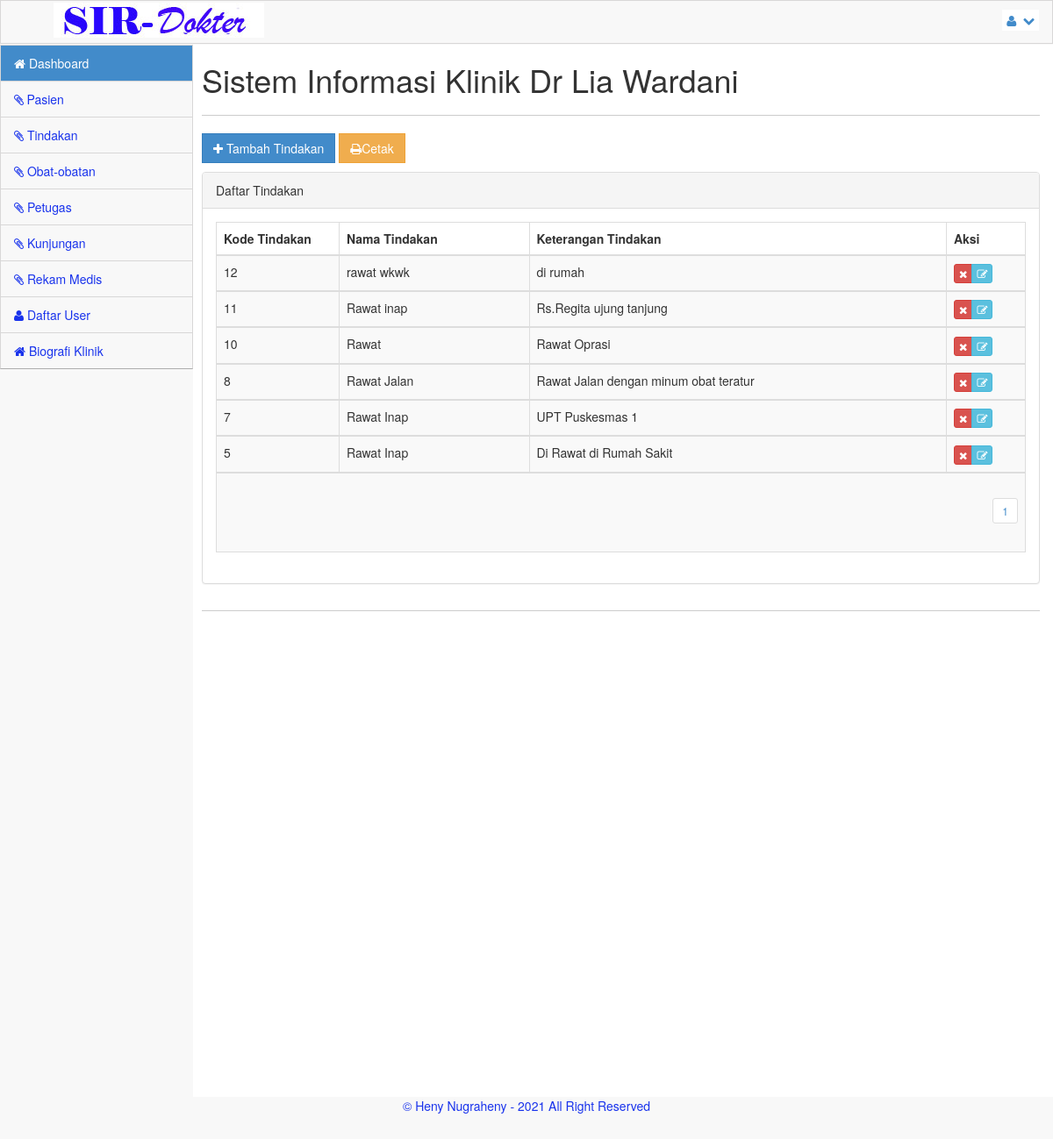
The app's page /admin?menu=tindakan (signed in) with its own data.
### tables this page shows
CREATE TABLE `tindakan` (
  `kd_tindakan` int(11) NOT NULL,
  `nm_tindakan` varchar(300) NOT NULL,
  `ket` text NOT NULL
);

### admin/tindakan.php (the view, shortened to what this page needs)
<?php
include_once("../library/koneksi.php");
$row = 20;
$hal = isset($_GET['hal']) ? $_GET['hal'] : 0;
$pageSql = "SELECT * FROM tindakan";
$pageQry = mysqli_query($koneksi, $pageSql) or die ("error paging: ".mysql_error());
$jml	 = mysqli_num_rows($pageQry);
$max	 = ceil($jml/$row);
?>
<a href="#myModal" class="btn btn-primary btn-rect" data-toggle="modal"><i class='icon icon-white icon-plus'></i> Tambah Tindakan</a>
<a href="tindakan_cetak.php" class="btn btn-warning btn-rect"><i class='icon icon-white icon-print'></i>Cetak</a><p>
<div class="panel panel-default">
	<div class="panel-heading">
		Daftar Tindakan
	</div>
	<div class="panel-body">
		<div class="table-responsive">
			<table class="table table-striped table-bordered table-hover">
				<thead>
					<tr>
						<th width="140">Kode Tindakan</th>
						<th>Nama Tindakan</th>
						<th>Keterangan Tindakan</th>
						<th width="90">Aksi</th>
					</tr>
				</thead>
			<?php
				$tndSql = "SELECT * FROM tindakan ORDER BY kd_tindakan DESC LIMIT $hal, $row";
				$tndQry = mysqli_query($koneksi, $tndSql)  or die ("Query tindakan salah : ".mysql_error());
				while ($tindakan = mysqli_fetch_array($tndQry)) {
			?>
				<tbody>
					<tr>
						<td><?php echo $tindakan['kd_tindakan'];?></td>
						<td><?php echo $tindakan['nm_tindakan'];?></td>
						<td><?php echo $tindakan['ket'];?></td>
						<td>
						  <div class='btn-group'>
						  <a href="?menu=tindakan_del&aksi=hapus&nmr=<?php echo $tindakan['kd_tindakan']; ?>" class="btn btn-xs btn-danger tipsy-kiri-atas" title="Hapus Data Ini" onclick="return confirm('ANDA YAKIN AKAN MENGHAPUS DATA PENTING INI ... ?')"><i class="icon-remove icon-white"></i></a>
						  <a href="?menu=tindakan_edit&aksi=edit&nmr=<?php echo $tindakan['kd_tindakan']; ?>" class="btn btn-xs btn-info tipsy-kiri-atas" title='Edit Data ini'> <i class="icon-edit icon-white"></i> </a>
						  </div>
						</td>
					</tr>
				</tbody>
			<?php } ?>
					<tr>
						<td colspan="6" align="right">
						<?php
						for($h = 1; $h <= $max; $h++){
							$list[$h] = $row*$h-$row;
							echo "<ul class='pagination pagination-sm'><li><a href='?menu=tindakan&hal=$list[$h]'>$h</a></li></ul>";
						}
						?></td>
					</tr>
			</table>
		</div>
	</div>
</div>

### admin/index.php (shortened to what this page needs)
<?php
if($_SESSION["user"]!="" && $_SESSION["pass"]!=""){
?>
<!DOCTYPE html>
 <html lang="en">
<head>
    <link rel="stylesheet" href="../css/bootstrap.css" />
    <link rel="stylesheet" href="../css/main.css" />
    <link rel="stylesheet" href="../css/theme.css" />
    <link rel="stylesheet" href="../css/MoneAdmin.css" />
    <link rel="stylesheet" href="../css/font-awesome.css" />
	<link rel="stylesheet" href="../css/datepicker.css" />
    <link rel="stylesheet" href="../css/loding.css" />
</head>
<body class="padTop53">
	<div id="wrap">
		 <?php include_once("menu_atas.php");?>
		 <?php include_once("menu_admin.php");?>
		 <?php include_once("footer.php");?>
	</div>
</body>
<?php
}else{
	header("Location:../index.php");
}
?>

### admin/menu_atas.php (shortened to what this page needs)
<div id="top">
			<nav class="navbar navbar-inverse navbar-fixed-top " style="padding-top: 10px;">
                <header class="navbar-header">
                    <a href="?menu=dasbort" class="navbar-brand">
                    <img src="../img/tulisan.jpg" alt="" style='margin-top:-8px;'/></a>
                </header>
                <ul class="nav navbar-top-links navbar-right">
                    <li class="dropdown">
                        <a class="dropdown-toggle" data-toggle="dropdown" href="#">
                            <i class="icon-user "></i>&nbsp; <i class="icon-chevron-down "></i>
                        </a>
                    </li>
                </ul>
            </nav>
		</div>

### admin/menu_admin.php
     <div id="left">
          <ul id="menu" class="collapse">
              <li class="panel active"><a href="?menu=dasbort"><i class="icon-home"></i> Dashboard</a></li>
              <li><a href="?menu=pasien"><i class="icon-paper-clip"> </i> Pasien</a></li>
              <li><a href="?menu=tindakan"><i class="icon-paper-clip"></i> Tindakan</a></li>
              <li><a href="?menu=obat"><i class="icon-paper-clip"></i> Obat-obatan</a></li>
              <li><a href="?menu=petugas"><i class="icon-paper-clip"></i> Petugas</a></li>
              <li><a href="?menu=kunjungan"><i class="icon-paper-clip"></i> Kunjungan</a></li>
              <li><a href="?menu=rekam"><i class="icon-paper-clip"></i> Rekam Medis</a></li>
              <li><a href="?menu=user"><i class="icon-user "></i> Daftar User</a></li>
		<li><a href="?menu=profil"><i class="icon-home "></i> Biografi Klinik</a></li>
          </ul>
      </div>
<div id="content">
          <div class="inner">
              <div class="row">
                  <div class="col-lg-12">
				<h1>Sistem Informasi Klinik Dr Lia Wardani</h1>
                  </div>
              </div>
              <hr/>
               <div class="row">
                  <div class="col-lg-12">
				<?php
				if($_GET["menu"]){
					include_once("load.php");
				}?>
			</div>
              </div>
              <hr />
          </div>
      </div>

### admin/load.php
<?php
if($_GET["menu"]){
	include_once($_GET["menu"].".php");
}
?>

### admin/footer.php
<div id="footer" >
        <p>&copy;  Heny Nugraheny - <?php echo date("Y");?> All Right Reserved </p>
</div>

### css/main.css (style rules this page uses)
#wrap { margin: 0 auto; }
#footer { height: 48px; background-color: #222222; }
@media (min-width: 768px) { html, body { height: 100%; } }
@media (min-width: 768px) { #wrap { height: auto !important; height: 100%; min-height: 100%; padding: 0 0 48px; margin-bottom: -48px; } }
body.padTop53 { padding-top: 75px; overflow: visible; }
@media (min-width: 802px) { body.padTop53 { padding-top: 51px; } }
#wrap:before, #top:before, .head:before, #footer:before, #wrap:after, #top:after, .head:after, #footer:after { display: table; content: " "; }
#wrap:after, #top:after, .head:after, #footer:after { clear: both; }
#wrap { background-color: #f8f8f8; }
@media (min-width: 768px) { #left { position: relative; float: left; width: 100px; } }
@media (min-width: 768px) { #content { margin-left: 100px; } }
@media (min-width: 768px) { #left { margin-bottom: -10px; } }
@media (min-width: 992px) { #left { width: 220px; } }
@media (min-width: 992px) { #content { margin-left: 220px; } }
#top .navbar { margin-bottom: 0; border: 1px solid rgb(216, 215, 215); background-color: #f8f8f8; }
#top .navbar-brand { padding: 0; }
#menu { position: relative; overflow: hidden; border-right: 1px solid rgb(216, 215, 215); border-left: 1px solid rgb(216, 215, 215); background-color: #f8f8f8; border-bottom: 1px solid rgba(0, 0, 0, 0.3); -webkit-box-shadow: 0 1px 0 rgba(255, 255, 255, 0.05); box-shadow: 0 1px 0 rgba(255, 255, 255, 0.05); }
#menu, #menu ul { padding: 0; margin: 0; list-style: none; }
@media (min-width: 768px) { #menu.collapse { display: inherit !important; } }
#menu>li { position: relative; display: block; margin: 0; border-width: 0; border-radius: 0; }
#menu>li>a { position: relative; display: block; padding: 10px 15px; color: #1933EC; border-top: 1px solid rgb(216, 215, 215); }
#menu>li.active>a { color: #fff; background-color: #428bca; }
#menu>li.panel { background-color: transparent; }
#menu li>a { text-decoration: none; }
#menu>li.active>a { position: relative; }
@media (min-width: 768px) { .mini-sidebar #menu>li>a, #menu>li>a { text-align: center; } }
@media (min-width: 768px) { .mini-sidebar #menu>li>a>i, #menu>li>a>i { display: block; font-size: 20px; } }
@media (min-width: 768px) { #menu:after, .mini-sidebar #menu:after { position: absolute; top: 0; right: 0; bottom: 0; left: 0; display: block; width: 0; -webkit-box-shadow: 97px 1px 5px 2px rgba(0, 0, 0, 0.6); box-shadow: 97px 1px 5px 2px rgba(0, 0, 0, 0.6); } }
@media (min-width: 992px) { #menu>li>a { text-align: left; } }
@media (min-width: 992px) { #menu>li>a>i { display: inline; font-size: 14px; } }
@media (min-width: 992px) { #menu:after { -webkit-box-shadow: 217px 1px 5px 2px rgba(0, 0, 0, 0.6); box-shadow: 217px 1px 5px 2px rgba(0, 0, 0, 0.6); } }
#content { -webkit-transition: margin 0.4s; transition: margin 0.4s; }
.inner { position: relative; min-height: 1px; padding-right: 15px; padding-left: 10px; background: #fff; border: 0px solid #e4e4e4; min-height: 1200px; }
@media (min-width: 768px) { .inner { float: left; width: 100%; } }
.inner .row { margin-right: -15px; margin-left: -15px; }
#footer { margin: 0 auto; color: #1933EC; background-color: #f8f8f8; border: 1px solid rgb(216, 215, 215); }
#footer p { padding: 12px 0 0; text-align: center; }
.btn-rect { border-radius: 0 !important; }
.inner hr { margin-top: 10px; border-top-color: #ccc; }

### css/MoneAdmin.css (style rules this page uses)
body { background-color: #f8f8f8; }
.navbar-top-links li { display: inline-block; }
.navbar-top-links li:last-child { margin-right: 15px; }
.navbar-top-links li a { padding: 15px; padding:2px 5px 2px 5px; background-color:white; }

### records on screen
tindakan: kd_tindakan "12", nm_tindakan "rawat wkwk", ket "di rumah"
tindakan: kd_tindakan "11", nm_tindakan "Rawat inap", ket "Rs.Regita ujung tanjung"
tindakan: kd_tindakan "10", nm_tindakan "Rawat", ket "Rawat Oprasi"
tindakan: kd_tindakan "8", nm_tindakan "Rawat Jalan", ket "Rawat Jalan dengan minum obat teratur"
tindakan: kd_tindakan "7", nm_tindakan "Rawat Inap", ket "UPT Puskesmas 1"
tindakan: kd_tindakan "5", nm_tindakan "Rawat Inap", ket "Di Rawat di Rumah Sakit"
